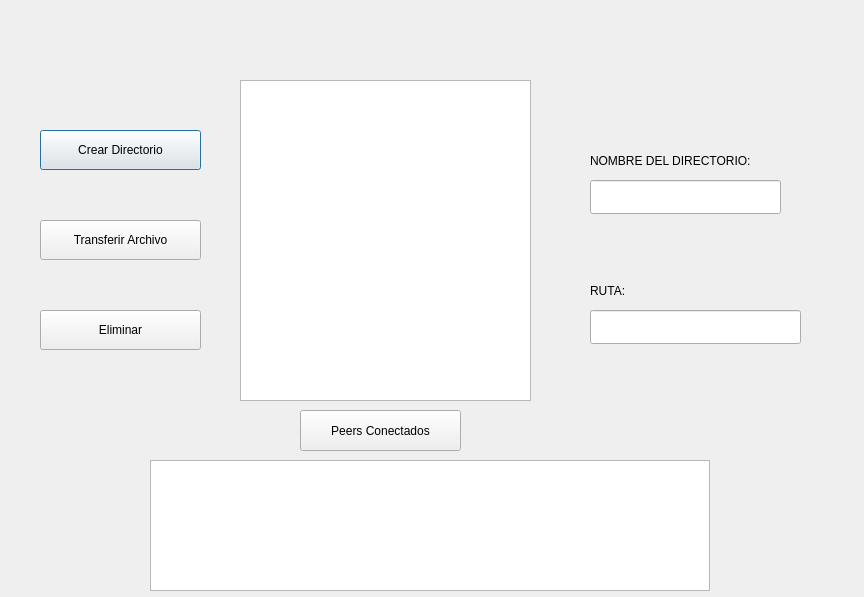
<?xml version="1.0" encoding="UTF-8"?>
<ui version="4.0">
 <class>Dialog</class>
 <widget class="QDialog" name="Dialog">
  <property name="geometry">
   <rect>
    <x>0</x>
    <y>0</y>
    <width>864</width>
    <height>597</height>
   </rect>
  </property>
  <property name="windowTitle">
   <string>Sistema de Archivos Distribuido</string>
  </property>
  <widget class="QListWidget" name="fileList">
   <property name="geometry">
    <rect>
     <x>240</x>
     <y>80</y>
     <width>291</width>
     <height>321</height>
    </rect>
   </property>
  </widget>
  <widget class="QPushButton" name="btnMkdir">
   <property name="geometry">
    <rect>
     <x>40</x>
     <y>130</y>
     <width>161</width>
     <height>40</height>
    </rect>
   </property>
   <property name="text">
    <string>Crear Directorio</string>
   </property>
  </widget>
  <widget class="QPushButton" name="btnTransfer">
   <property name="geometry">
    <rect>
     <x>40</x>
     <y>220</y>
     <width>161</width>
     <height>40</height>
    </rect>
   </property>
   <property name="text">
    <string>Transferir Archivo</string>
   </property>
  </widget>
  <widget class="QPushButton" name="btnDelete">
   <property name="geometry">
    <rect>
     <x>40</x>
     <y>310</y>
     <width>161</width>
     <height>40</height>
    </rect>
   </property>
   <property name="text">
    <string>Eliminar</string>
   </property>
  </widget>
  <widget class="QPushButton" name="PeersBtn">
   <property name="geometry">
    <rect>
     <x>300</x>
     <y>410</y>
     <width>161</width>
     <height>41</height>
    </rect>
   </property>
   <property name="text">
    <string>Peers Conectados</string>
   </property>
  </widget>
  <widget class="QLineEdit" name="lineaEdit1">
   <property name="geometry">
    <rect>
     <x>590</x>
     <y>180</y>
     <width>191</width>
     <height>34</height>
    </rect>
   </property>
  </widget>
  <widget class="QLineEdit" name="lineEdit_2">
   <property name="geometry">
    <rect>
     <x>590</x>
     <y>310</y>
     <width>211</width>
     <height>34</height>
    </rect>
   </property>
  </widget>
  <widget class="QListWidget" name="RegistrosList">
   <property name="geometry">
    <rect>
     <x>150</x>
     <y>460</y>
     <width>560</width>
     <height>131</height>
    </rect>
   </property>
  </widget>
  <widget class="QLabel" name="label">
   <property name="geometry">
    <rect>
     <x>590</x>
     <y>280</y>
     <width>67</width>
     <height>21</height>
    </rect>
   </property>
   <property name="text">
    <string>RUTA:</string>
   </property>
  </widget>
  <widget class="QLabel" name="label_2">
   <property name="geometry">
    <rect>
     <x>590</x>
     <y>150</y>
     <width>191</width>
     <height>21</height>
    </rect>
   </property>
   <property name="text">
    <string>NOMBRE DEL DIRECTORIO:</string>
   </property>
  </widget>
 </widget>
 <resources/>
 <connections/>
</ui>
